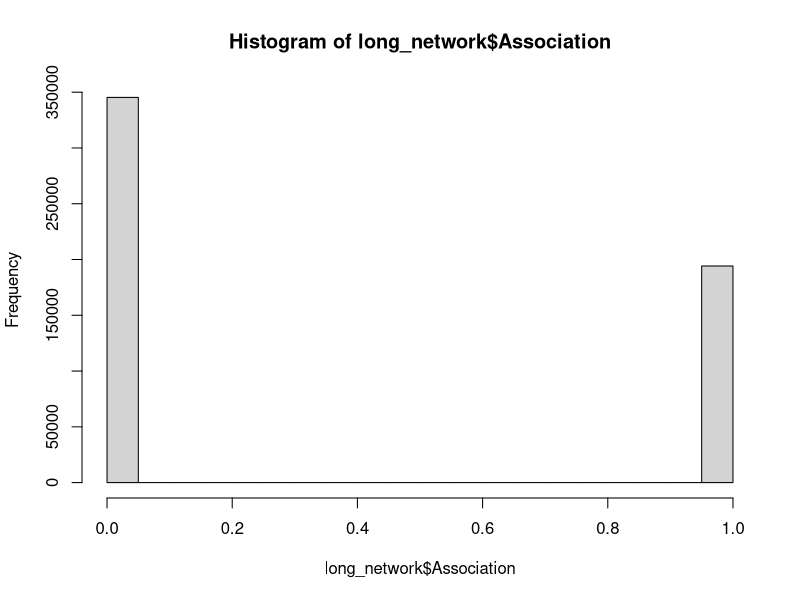

This figure's R source:
# Creating fake association network from Zach's data
# see "social_associations_cleanup.R" in Case Studies repo

library(tidyr)

set.seed <- 5

## load associations from Zach for 735 EMB Zc over all years of monitoring
# 0s mean those individuals never overlapped (between or within years)
network <- read.csv("Data/social_network_associations_zac_EMB.csv")

# wide to long format
long_network <- network %>% 
  pivot_longer(!ID, names_to = "Buddy_ID", values_to = "Association")

# mean(long_network$Association)

# remove self-associations and make all 1 and 0
long_network <- long_network[-which(long_network$ID == long_network$Buddy_ID),]
long_network$Association[which(long_network$Association > 0)] <- 1

# check stats and viz
max(long_network$Association)
mean(long_network$Association)
hist(long_network$Association)

# describe a binomial dist to it
num_connections <- length(which(long_network$Association == 1))
total_nodes <- nrow(long_network)
prob_1 <- num_connections/total_nodes

# simulate fake data from the fitted beta and viz it
# round so almost-zeroes become zeroes again - janky zi workaround
sim_network <- data.frame(vals = rbinom(500000,1, prob_1))
write.csv(sim_network, "Data/simulated_association_network_1.csv")
# max(sim_network)
# mean(sim_network)
# hist(sim_network)
sim_network_2 <- data.frame(vals = rbinom(500000,1, prob_1))
write.csv(sim_network_2, "Data/simulated_association_network_2.csv")
sim_network_3 <- data.frame(vals = rbinom(500000,1, prob_1))
write.csv(sim_network_3, "Data/simulated_association_network_3.csv")

# double prob of association versions
prob_2 <- prob_1 * 2
sim_network_double <- data.frame(vals = rbinom(500000,1, prob_2))
write.csv(sim_network_double, "Data/simulated_association_network_double_1.csv")

# half prob of association version
prob_0.5 <- prob_1 * 0.5
sim_network_half <- data.frame(vals = rbinom(500000,1, prob_0.5))
write.csv(sim_network_half, "Data/simulated_association_network_half_1.csv")
